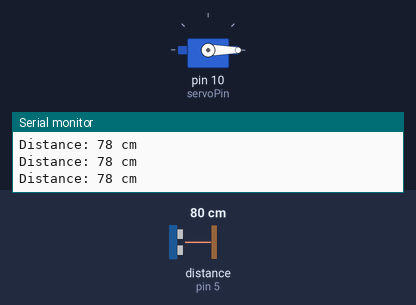
A sketch run on a simulated Arduino Uno, built with avr-gcc and run on an emulated ATmega328P. On the bench: servo, the last lines printed to the serial monitor. Wiring (inferred from the names in the program): ultrasonic range finder: trigger pin 6; echo pin 5. Inputs (shaded band) come from the test bench; at power-on: distance to the obstacle (sensor on pin 5) 80 cm. The echo pulse lasts 58.3 µs per cm.

Above: at 1.2 s.
1.3 s: distance to the obstacle (sensor on pin 5) set to 22 cm
2.8 s: distance to the obstacle (sensor on pin 5) set to 17 cm
At 3.8 s:
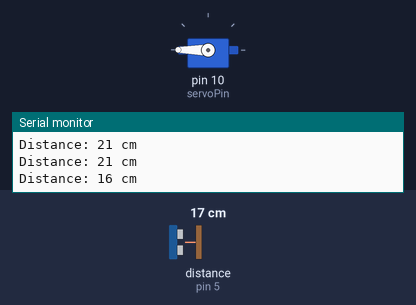
4.4 s: distance to the obstacle (sensor on pin 5) set to 35 cm
At 7.1 s:
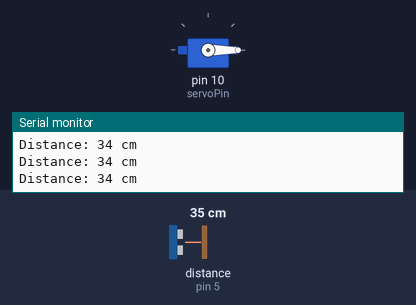
7.4 s: distance to the obstacle (sensor on pin 5) set to 2 cm
At 8.7 s:
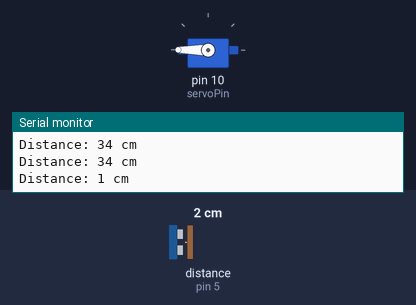
Timing chart, 0 to 9.9 s (numbered marks = the images above; inputs shaded):
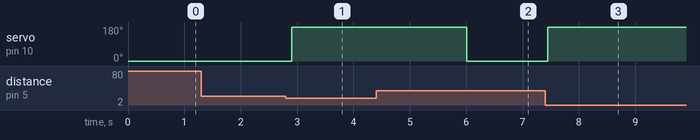

The sketch:

Project_26_Smart_Bin.ino
```cpp
/*
Keye New RFID Starter Kit
Project 26
Smart Bin
Edited By Keyes
*/
#include <Servo.h>
const int trigPin = 6;  // Ultrasonic sensor Trig pin
const int echoPin = 5;  // Ultrasonic sensor Echo pin
const int servoPin = 10;  // Servo motor pin
Servo myservo;  // Create a servo object
void setup() {
  pinMode(trigPin, OUTPUT);  // Set Trig pin as output
  pinMode(echoPin, INPUT);   // Set Echo pin as input
  myservo.attach(servoPin);  // Attach servo motor to pin 10
  myservo.write(0);          // Initialize servo to 0 degrees
  Serial.begin(9600);        // Initialize serial communication with a baud rate of 9600
}
void loop() {
  long duration, distance;
  // Send a 10-microsecond high pulse to trigger the ultrasonic sensor
  digitalWrite(trigPin, LOW);
  delayMicroseconds(2);
  digitalWrite(trigPin, HIGH);
  delayMicroseconds(10);
  digitalWrite(trigPin, LOW);
  // Read the high pulse duration from the Echo pin
  duration = pulseIn(echoPin, HIGH);
  // Calculate distance (in centimeters)
  distance = duration * 0.034 / 2;
  // Print the distance value to the serial monitor
  Serial.print("Distance: ");
  Serial.print(distance);
  Serial.println(" cm");
  if (distance < 20) {  // If the distance is less than 20 cm, open the lid
    myservo.write(180);
    delay(3000);       // Keep it open for 3 seconds
  } else {              // If the distance is greater than 20 cm, close the lid
    myservo.write(0);
  }
  delay(100);  // Delay for 100 milliseconds
}
```

Measured:
- the behaviour switches between 21 and 20 cm on distance to the obstacle (sensor on pin 5) (found by bisection; images 0 and 1)
- after the input at 2.8 s, servo on pin 10 (servoPin): 0° → 180° after 0.10 s
- after the input at 4.4 s, servo on pin 10 (servoPin): 180° → 0° after 1.6 s
- after the input at 7.4 s, servo on pin 10 (servoPin): 0° → 180° at once
